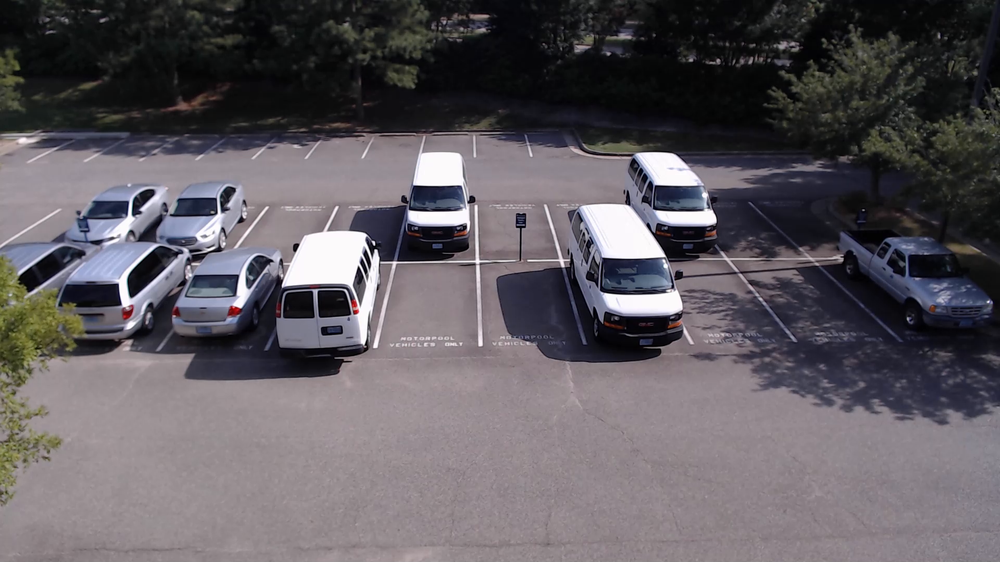
#> input picture Automatic-Parking-Management/parking_garage_2.png, 1000 x 562 px, shrunk from 1920 x 1080 before the run
$ python laplacian_image_gradient_example.py   (older library calls are emulated)
#> lines starting #> are read from the running program, lines starting #| are printed output that depends on the picture
import cv2
import numpy as np
from matplotlib import pyplot as plt

img = cv2.imread('parking_garage_2.png', 0)
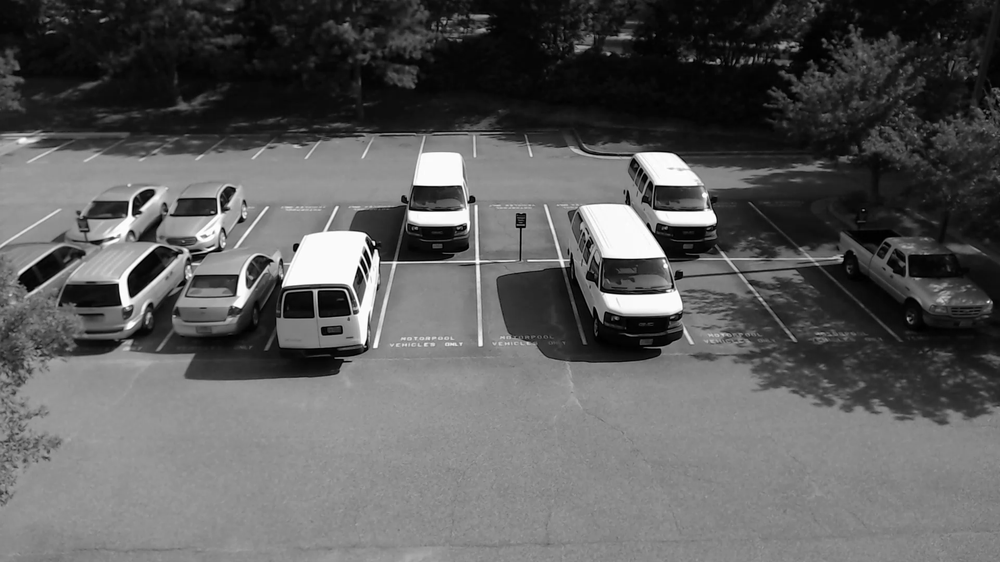
#> img: shape (562, 1000); min 0, max 255, mean 91.8

laplacian = cv2.Laplacian(img, cv2.CV_64F)
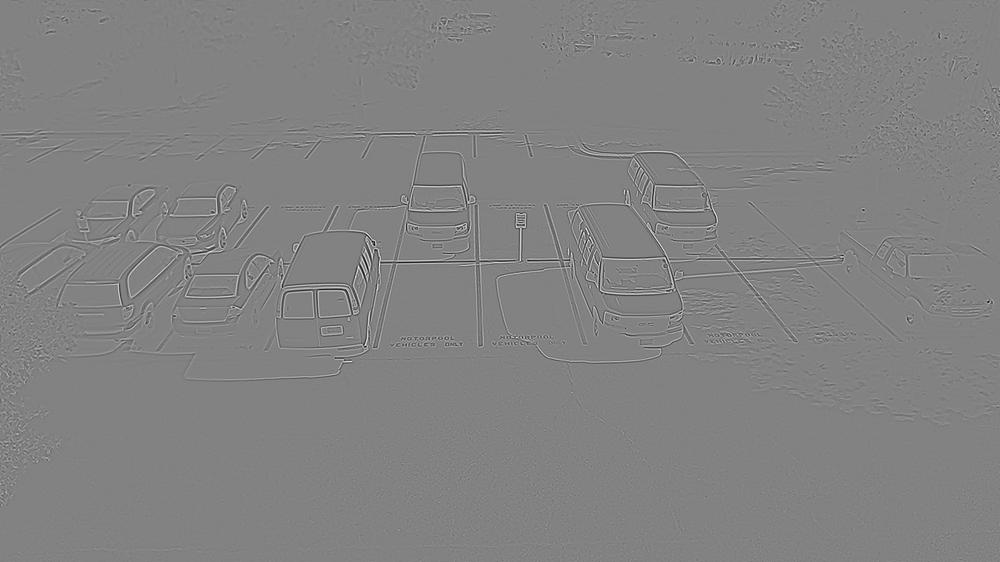
#> laplacian: shape (562, 1000) float64; min -305, max 292, mean 0; drawn with min black and max white
sobelx = cv2.Sobel(img, cv2.CV_64F, 1, 0, ksize=5)
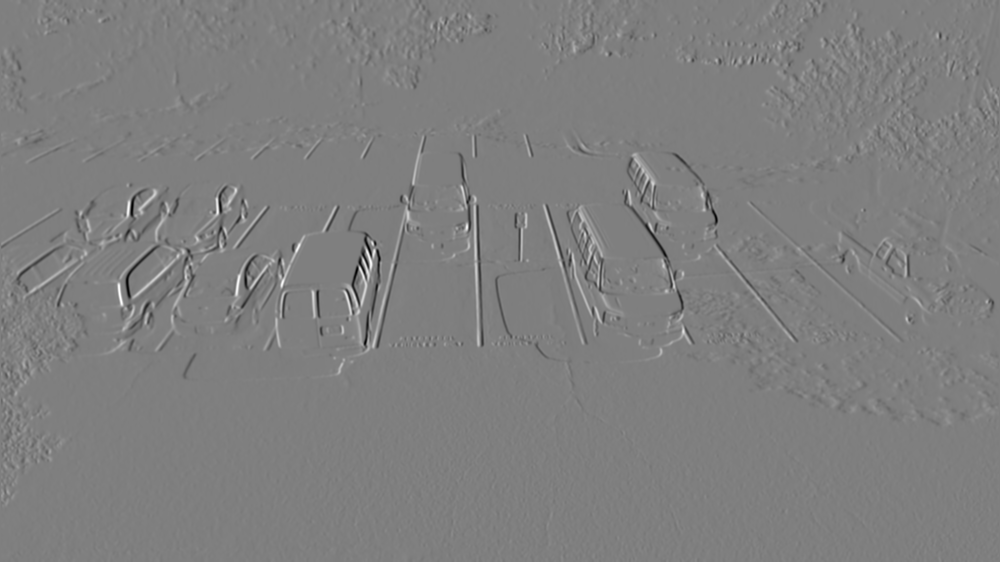
#> sobelx: shape (562, 1000) float64; min -11114, max 11140, mean -5.8; drawn with min black and max white
sobely = cv2.Sobel(img, cv2.CV_64F, 0, 1, ksize=5)
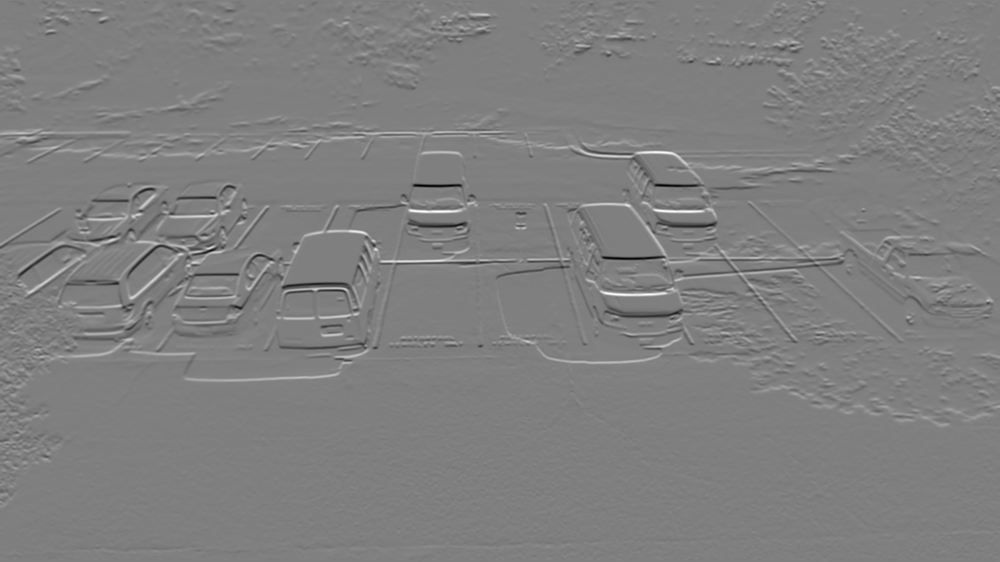
#> sobely: shape (562, 1000) float64; min -11734, max 11763, mean 26.1; drawn with min black and max white

plt.subplot(2, 2, 1), plt.imshow(img, cmap='gray')
plt.subplot(2, 2, 2), plt.imshow(laplacian, cmap='gray')
plt.subplot(2, 2, 3), plt.imshow(sobelx, cmap='gray')
plt.subplot(2, 2, 4), plt.imshow(sobely, cmap='gray')

plt.show()

$ run again, with Automatic-Parking-Management/luter_lot_dji.PNG copied over Automatic-Parking-Management/parking_garage_2.png
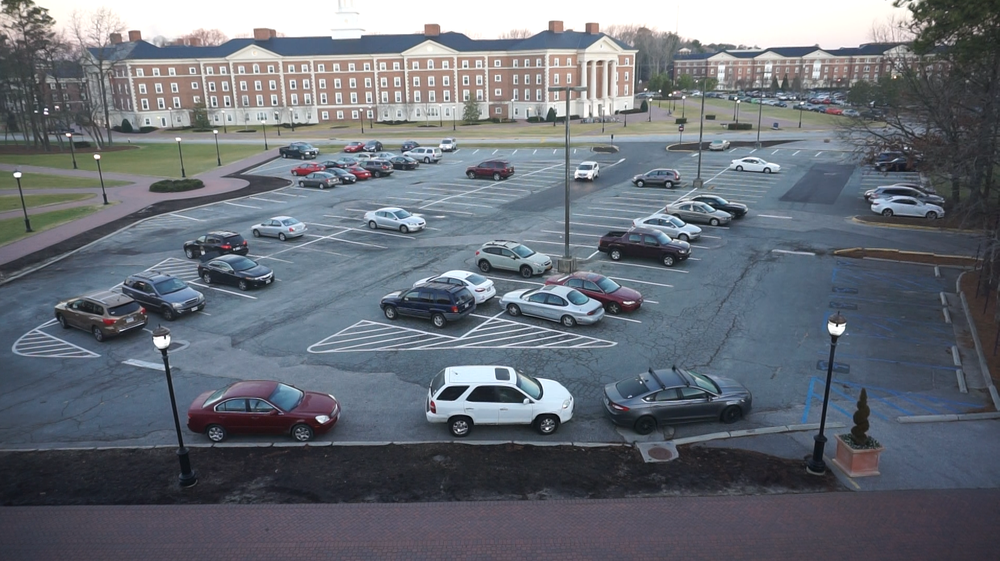
#> input picture Automatic-Parking-Management/luter_lot_dji.PNG, 1000 x 561 px, shrunk from 1916 x 1074 before the run
#> `img = cv2.imread('parking_garage_2.png', 0)`:
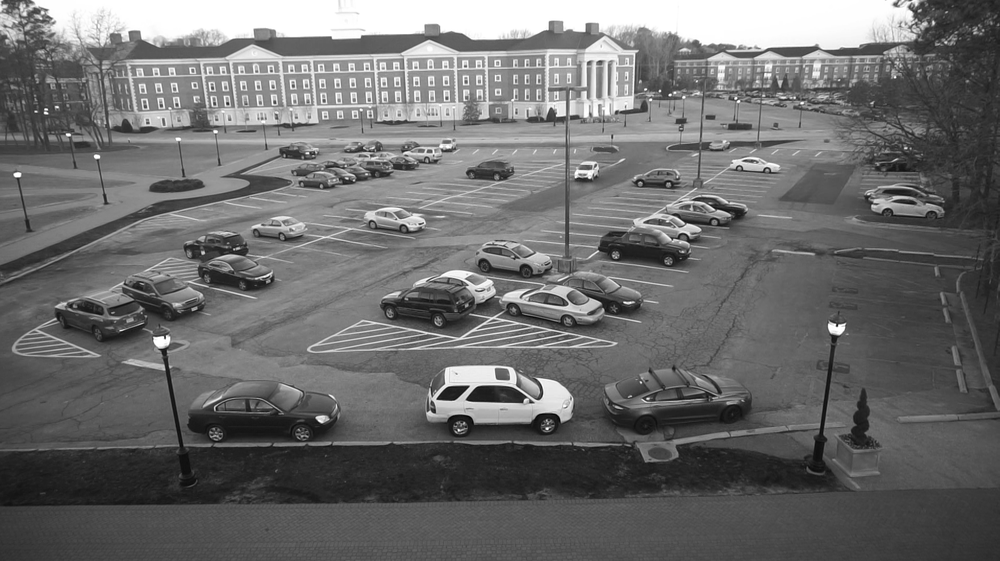
#> img: shape (561, 1000); min 2, max 255, mean 108.8
#> `sobely = cv2.Sobel(img, cv2.CV_64F, 0, 1, ksize=5)`:
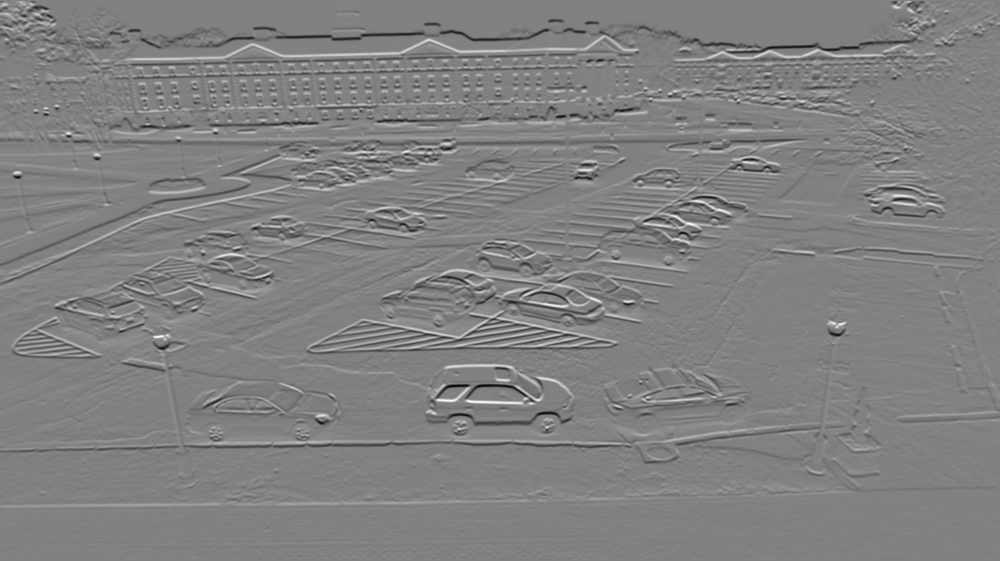
#> sobely: shape (561, 1000) float64; min -9905, max 9577, mean -36.3; drawn with min black and max white
